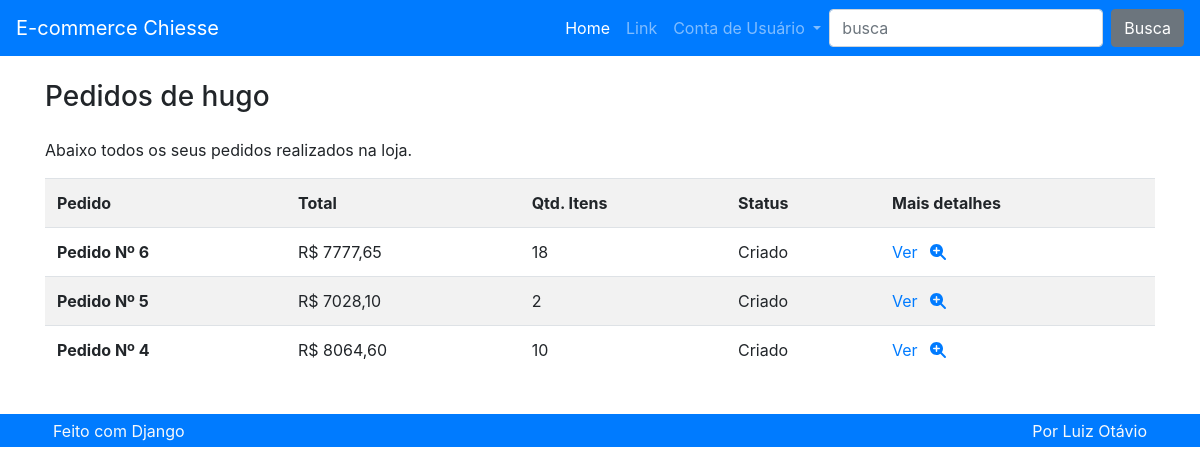
/pedido/lista/ (signed in), run on the app's committed database.
### pedido/models.py (models this page shows)
class Pedido(models.Model):
    usuario = models.ForeignKey(
        User, on_delete=models.CASCADE, verbose_name='Usuário')
    total = models.FloatField(default=0, verbose_name='Total')
    qtd_total = models.PositiveBigIntegerField(verbose_name='Qtd Total')
    status = models.CharField(default='C', max_length=1, choices=(
        ('A', 'Aprovado'),
        ('C', 'Criado'),
        ('R', 'Reprovado'),
        ('P', 'Pendente'),
        ('E', 'Enviado'),
        ('F', 'Finalizado'),
    ), verbose_name='Status')
    def __str__(self) -> str:
        return f'Pedido Nº {self.pk}'

### pedido/views.py (the view)
# urls.py: path('lista/', views.Lista.as_view(), name='lista'),
class Lista(DispatchLoginRequiredMixin, ListView):
    model = Pedido
    context_object_name= 'pedidos'
    template_name='pedido/lista.html'
    paginate_by=10
    ordering=['-id']

### pedido/views.py (called while the page is built)
    def dispatch(self, request, *args, **kwargs):
        if not self.request.user.is_authenticated:
            return redirect('perfil:criar')
        return super().dispatch(request, *args, **kwargs)

    def get_queryset(self, *args, **kwargs):
        qs = super().get_queryset(*args, **kwargs)
        qs = qs.filter(usuario=self.request.user)
        return qs

### produto/templatetags/omfilters.py (called while the page is built)
@register.filter
def formata_preco(val):
    return utils.formata_preco(val)

### utils/utils.py (called while the page is built)
def formata_preco(val):
    return f'R$ {val:.2f}'.replace('.', ',')

### templates/pedido/lista.html (shortened to what this page needs)
{% extends "base/index.html" %}
{% load omfilters %}
{% load static %}
{% block content %}
<div class="row">
    <div class="col">
        <h3 class="mb-4">Pedidos de {{ user }}</h3>
        <p>Abaixo todos os seus pedidos realizados na loja.</p>
        <div class="table-responsive">
            <table class="table table-striped">
                <tr>
                    <th scope="col">Pedido</th>
                    <th scope="col">Total</th>
                    <th scope="col">Qtd. Itens</th>
                    <th scope="col">Status</th>
                    <th scope="col">Mais detalhes</th>
                </tr>
                {% for pedido in pedidos %}
                <tr>
                    <th scope="row">{{ pedido }}</td>
                    <td>{{ pedido.total|formata_preco }}</td>
                    <td>{{ pedido.qtd_total }}</td>
                    <td>{{ pedido.get_status_display }}</td>
                    <td>
                        <a href="{% url 'pedido:detalhe' pedido.id %}">
                            Ver <i class="fas fa-search-plus ml-2"></i>
                        </a>
                    </td>
                </tr>
                {% endfor %}
            </table>
        </div>
    </div>
</div>
{% endblock content %}

### data on the page
Pedido: id "Pedido Nº 6", total "R$ 7777,65", qtd_total "18", status "Criado"
Pedido: id "Pedido Nº 5", total "R$ 7028,10", qtd_total "2", status "Criado"
Pedido: id "Pedido Nº 4", total "R$ 8064,60", qtd_total "10", status "Criado"

### other printed values
{{ user }} "hugo"
